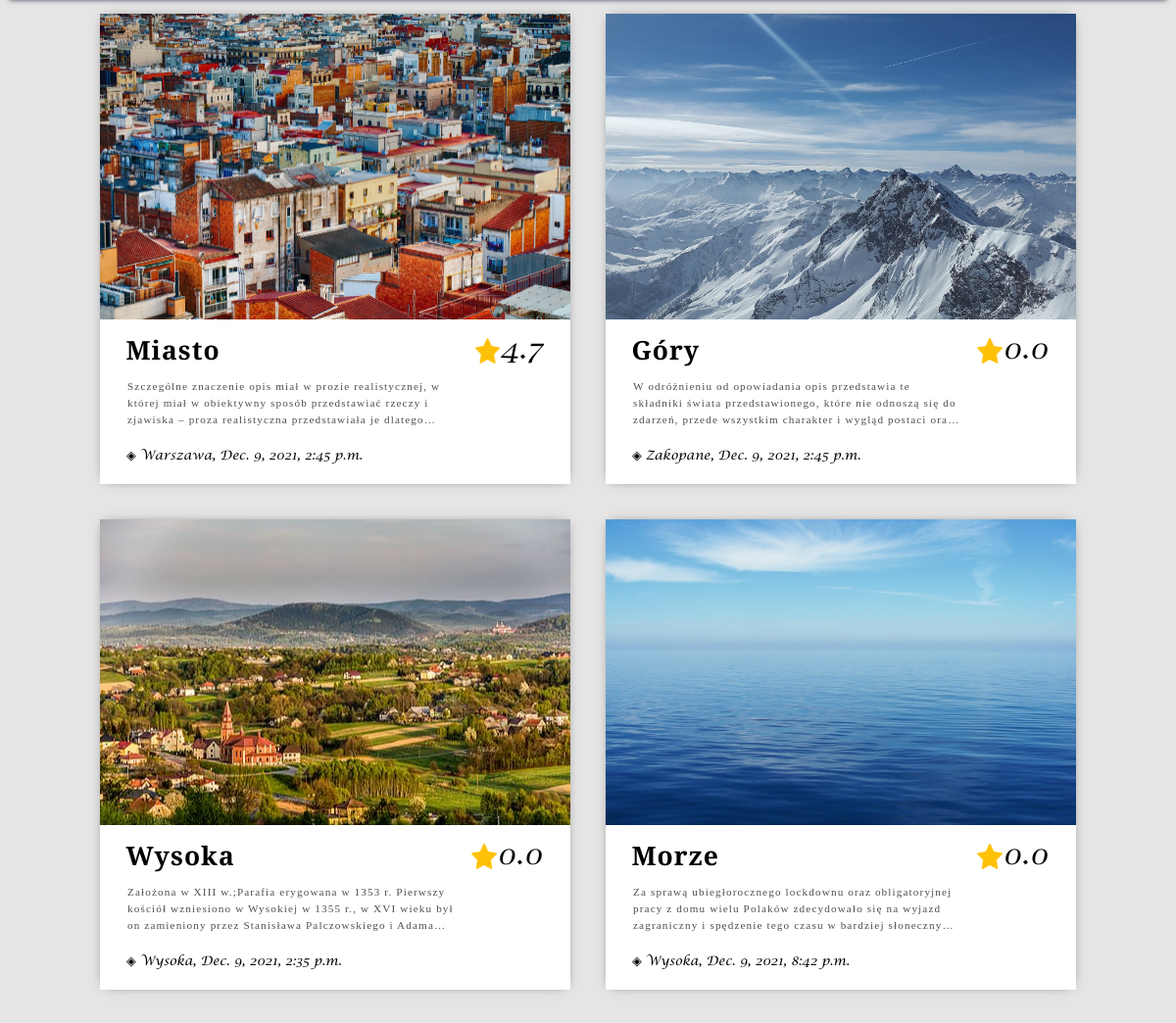
Page /profile-page/ (signed in, middle part) on the earlier database version.
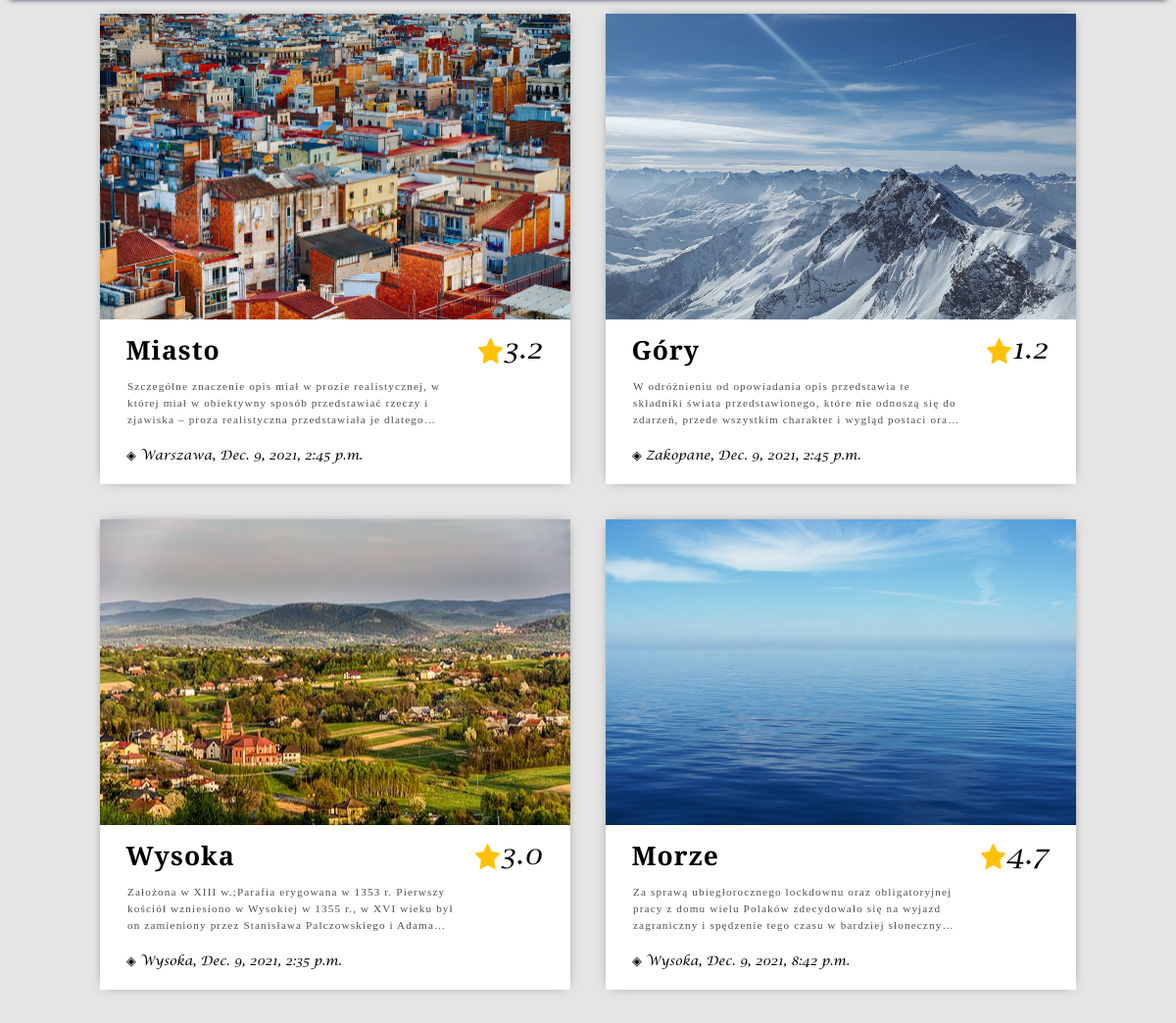
Same page on the later database version.
### places/models.py (models this page shows, shortened)
class Place(models.Model):
    title = models.CharField(max_length=30)
    type = models.CharField(max_length=30, null=True)
    city = models.CharField(max_length=50, null=True)
    address = models.CharField(max_length=200, null=True)
    description = models.CharField(max_length=2000, default='', null=True)
    image = models.ImageField(null=True, blank=True, upload_to="images/")
    rate = models.FloatField(default=0.0, null=True)
    author = models.ForeignKey(User, on_delete=models.CASCADE, default='')
    add_date = models.DateTimeField(default=datetime.now(), blank=True)

### places/views.py (the view)
# urls.py: path('profile-page/', views.profile, name='profile'),
def profile(request):
    places = Place.objects.filter(author = request.user)
    return render(request, "places/profile-page.html", {'places': places})

### places/templates/places/profile-page.html (shortened to what this page needs)
{% extends 'places/base.html' %}
{% load static %}
{% block content %}
    <link rel="stylesheet" type="text/css" href="{% static 'css/profile-page.css' %}">
    <div id="profile">
        <div id="shared_places_field">
            {% for place in places %}
                <div id="trip" class="trip {{ place.id }}">
                    <div class="trip_photo" style="background-image: url( '../media/{{ place.image }}' )"></div>
                    <p class="trip_title">{{ place.title }}</p>
                    <div style="float: right;"> <img src="{% static 'assets/star.png' %}" class="rating_star"> <p class="trip_rate">{{ place.rate }}</p> </div>
                    <p class="trip_txt">{{ place.description|safe }}</p>
                    <p class="trip_date">&#9672; {{place.city}}, {{ place.add_date }}</p>
                </div>
            {% endfor %}
        </div>
    </div>
{% endblock content %}

Differences in the rows shown:
changed Place "Miasto": rate "4.7" → "3.2"
changed Place "Góry": rate "0.0" → "1.2"
changed Place "Dec. 9, 2021, 2:35 p.m.": rate "0.0" → "3.0"
changed Place "Morze": rate "0.0" → "4.7"
